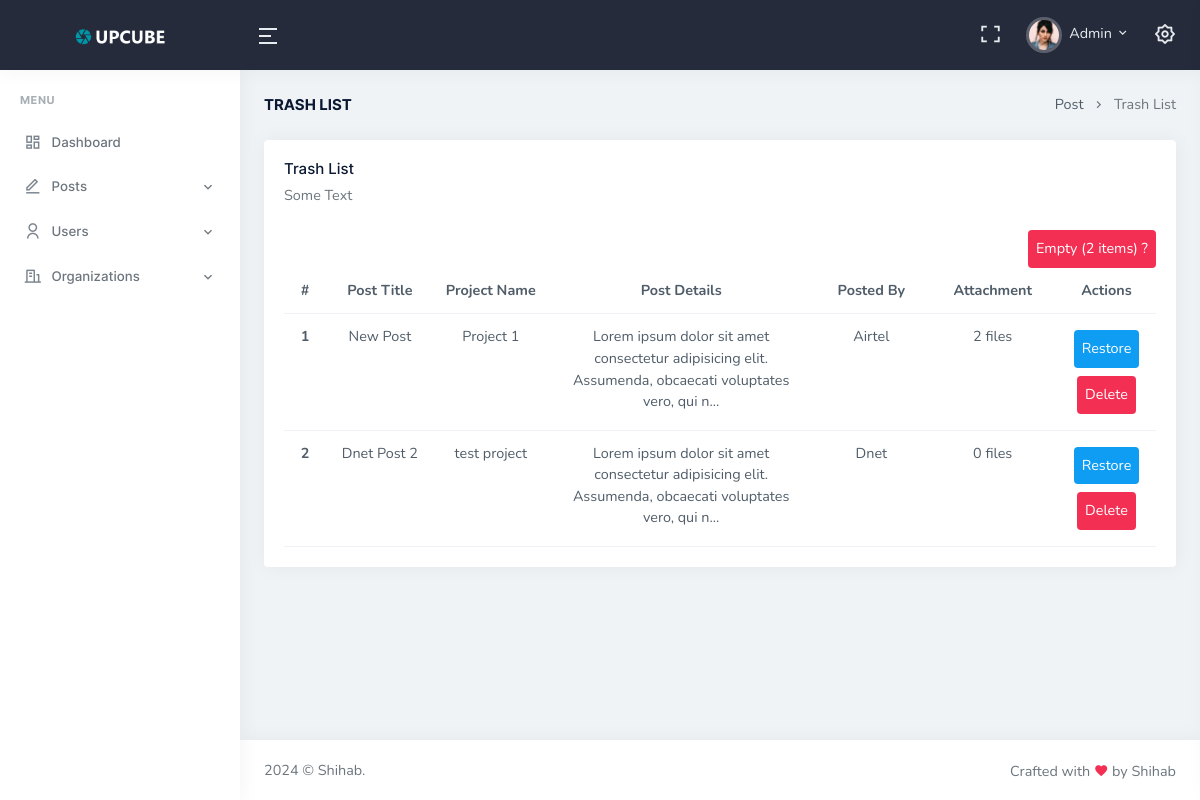
/trash.php (signed in), run on the app's committed database.
### tables this page shows
CREATE TABLE `posts` (
  `post_id` int(6) NOT NULL,
  `post_title` varchar(50) NOT NULL,
  `project_name` varchar(100) NOT NULL,
  `post_details` varchar(1000) NOT NULL,
  `post_by` int(5) NOT NULL,
  `created_at` datetime NOT NULL DEFAULT current_timestamp(),
  `post_status` int(6) DEFAULT 1
);

CREATE TABLE `organizations` (
  `org_id` int(6) NOT NULL,
  `org_name` varchar(50) NOT NULL,
  `org_address` varchar(50) NOT NULL,
  `created_at` datetime NOT NULL DEFAULT current_timestamp()
);

### includes/helper-func.php (called while the page is built, shortened)
<?php
function getOrgList($orgId, $conn) {
    if ($orgId == null) {
        $sql = "SELECT * FROM organizations";
        $result = mysqli_query($conn, $sql);
        return $result;
    }
    else {
        $sql = "SELECT org_name FROM organizations WHERE org_id = $orgId";
        $result = mysqli_query($conn, $sql);
        $row = mysqli_fetch_assoc($result);
        return $row['org_name'];
    }
}
function getFiles($postId, $conn) {
    $sql = "SELECT * FROM post_files WHERE post_id = $postId";
    $result = mysqli_query($conn, $sql);
    return $result;
}
function getTrashList($conn) {
    $sql = "SELECT * FROM posts WHERE post_status = 0";
    $result = mysqli_query($conn, $sql);
    return $result;
}
function truncatePostContent($content, $length = 100, $ellipsis = '...') {
    $truncatedContent = mb_substr($content, 0, $length);
    if (mb_strlen($content) > $length) {
        $truncatedContent .= $ellipsis;
    }
    return $truncatedContent;
}

### trash.php (the view, shortened to what this page needs)
<?php
include 'includes/header.php';
include 'includes/helper-func.php';
?>
<div class="container-fluid">
    <div class="row">
        <div class="col-12">
            <div class="page-title-box d-sm-flex align-items-center justify-content-between">
                <h4 class="mb-sm-0">Trash List</h4>
                <div class="page-title-right">
                    <ol class="breadcrumb m-0">
                        <li class="breadcrumb-item"><a href="javascript: void(0);">Post</a></li>
                        <li class="breadcrumb-item active">Trash List</li>
                    </ol>
                </div>
            </div>
        </div>
    </div>
    <div class="row">
        <div class="col-12">
            <div class="card">
                <div class="card-body">
                    <h4 class="card-title">Trash List</h4>
                    <p class="card-title-desc">Some Text</p>
                    <div class="text-end">
                        <?php
                        $trashList = getTrashList($conn);
                            if (mysqli_num_rows($trashList) > 0) {
                                echo "<a href='trash.php?emptyTrash=post' class='d-inline-block bg-danger text-white p-2 rounded-2'>Empty (".mysqli_num_rows($trashList)." items) ?</a>";
                            }
                        ?>
                    </div>
                    <?php
                        $trashList =  getTrashList( $conn);
                        if (mysqli_num_rows($trashList) > 0) {
                            $count = 1;
                            echo "<table class='text-center table table-hover mb-0'>
                                <thead>
                                    <tr>
                                        <th width='50px'>#</th>
                                        <th width='150px'>Post Title</th>
                                        <th width='150px'>Project Name</th>
                                        <th width='400px'>Post Details</th>
                                        <th width='150px'>Posted By</th>
                                        <th width='150px'>Attachment</th>
                                        <th width='100px'>Actions</th>
                                    </tr>
                                </thead>";
                                while ($row = mysqli_fetch_assoc($trashList)) {
                                    $postFIle = getFiles($row ['post_id'], $conn);
                                    echo "<tr>
                                    <th width='50px'>".$count."</th>
                                    <td width='150px'>".$row['post_title']."</td>
                                    <td width='150px'>".$row['project_name']."</td>
                                    <td width='400px'>".truncatePostContent($row['post_details'])."</td>
                                    <td width='150px'>".getOrgList($row ['post_by'], $conn)."</td>
                                    <td width='150px'>".mysqli_num_rows($postFIle)." files</td>
                                    <td width='100px'>
                                        <a class='d-inline-block bg-primary text-white p-2 m-1 rounded-2' href='".htmlspecialchars($_SERVER['PHP_SELF'])."?restore=".$row ['post_id']."'>Restore</a>
                                        <a class='d-inline-block bg-danger text-white p-2 m-1 rounded-2' href='".htmlspecialchars($_SERVER['PHP_SELF'])."?deleteFE=".$row ['post_id']."'>Delete</a>
                                    </td>
                                </tr>";
                                $count++;
                                }
                            echo "</table>";
                        }
                        else {
                            echo "<p class='text-center fs-4'>Trash is empty 😊</p>";
                        }
                    ?>
                </div>
            </div>
        </div>
    </div>
</div>
<?php
include 'includes/footer.php';
?>

### data on the page
posts: post_title "New Post", project_name "Project 1", post_details "Lorem ipsum dolor sit amet consectetur adipisicing elit. Assumenda, obcaecati voluptates vero, qui n...", post_by.org_name "Airtel", mysqli_num_rows($postFIle) "2"
posts: post_title "Dnet Post 2", project_name "test project", post_details "Lorem ipsum dolor sit amet consectetur adipisicing elit. Assumenda, obcaecati voluptates vero, qui n...", post_by.org_name "Dnet", mysqli_num_rows($postFIle) "0"

### other printed values
$_SESSION['admin'] "Admin"
mysqli_num_rows($trashList) "2"
